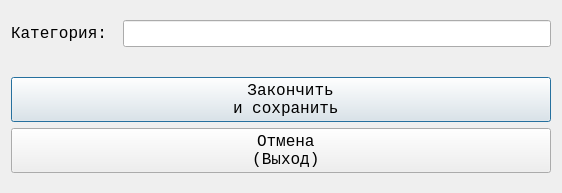
<?xml version="1.0" encoding="UTF-8"?>
<ui version="4.0">
 <class>dlg_edit_categories</class>
 <widget class="QDialog" name="dlg_edit_categories">
  <property name="geometry">
   <rect>
    <x>0</x>
    <y>0</y>
    <width>562</width>
    <height>193</height>
   </rect>
  </property>
  <property name="font">
   <font>
    <family>Lucida Console</family>
    <pointsize>12</pointsize>
    <bold>false</bold>
   </font>
  </property>
  <property name="windowTitle">
   <string>Редактирование категории</string>
  </property>
  <property name="modal">
   <bool>false</bool>
  </property>
  <layout class="QVBoxLayout" name="verticalLayout_3">
   <item>
    <layout class="QVBoxLayout" name="verticalLayout_2">
     <item>
      <layout class="QHBoxLayout" name="horizontalLayout">
       <item>
        <widget class="QLabel" name="lbl_category">
         <property name="font">
          <font>
           <family>Lucida Console</family>
           <pointsize>12</pointsize>
           <bold>false</bold>
          </font>
         </property>
         <property name="text">
          <string>Категория: </string>
         </property>
        </widget>
       </item>
       <item>
        <widget class="QLineEdit" name="le_category">
         <property name="font">
          <font>
           <family>Lucida Console</family>
           <pointsize>12</pointsize>
           <bold>false</bold>
          </font>
         </property>
         <property name="cursor">
          <cursorShape>PointingHandCursor</cursorShape>
         </property>
        </widget>
       </item>
      </layout>
     </item>
     <item>
      <layout class="QVBoxLayout" name="verticalLayout">
       <item>
        <spacer name="verticalSpacer_2">
         <property name="orientation">
          <enum>Qt::Orientation::Vertical</enum>
         </property>
         <property name="sizeType">
          <enum>QSizePolicy::Policy::Fixed</enum>
         </property>
         <property name="sizeHint" stdset="0">
          <size>
           <width>20</width>
           <height>24</height>
          </size>
         </property>
        </spacer>
       </item>
       <item>
        <widget class="QPushButton" name="btn_finish_and_save">
         <property name="font">
          <font>
           <family>Lucida Console</family>
           <pointsize>12</pointsize>
           <bold>false</bold>
          </font>
         </property>
         <property name="cursor">
          <cursorShape>PointingHandCursor</cursorShape>
         </property>
         <property name="text">
          <string>  Закончить
 и сохранить</string>
         </property>
         <property name="iconSize">
          <size>
           <width>32</width>
           <height>32</height>
          </size>
         </property>
        </widget>
       </item>
       <item>
        <widget class="QPushButton" name="btn_cancel">
         <property name="font">
          <font>
           <family>Lucida Console</family>
           <pointsize>12</pointsize>
           <bold>false</bold>
          </font>
         </property>
         <property name="cursor">
          <cursorShape>PointingHandCursor</cursorShape>
         </property>
         <property name="text">
          <string> Отмена
 (Выход)</string>
         </property>
         <property name="iconSize">
          <size>
           <width>32</width>
           <height>32</height>
          </size>
         </property>
        </widget>
       </item>
      </layout>
     </item>
    </layout>
   </item>
  </layout>
 </widget>
 <tabstops>
  <tabstop>le_category</tabstop>
  <tabstop>btn_finish_and_save</tabstop>
  <tabstop>btn_cancel</tabstop>
 </tabstops>
 <resources/>
 <connections/>
</ui>
